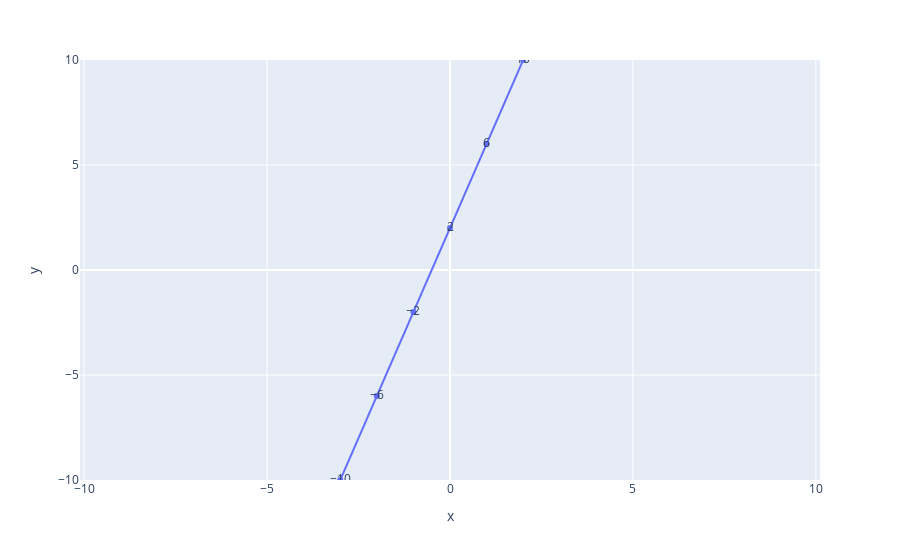

Notebook source saved alongside this figure:
### Code cell
df = pd.DataFrame({'x':x_data_pts, 'y':y})
fig = px.line(df, x='x', y='y', text='y')
fig.update_traces(texttemplate="%{y}")
fig.update_yaxes(range=[-10, 10])
fig.show()

### Figure 1 — Plotly figure (JSON) as saved in the notebook; plotly's stock layout.template omitted (floating-point values rounded to 4 significant figures)
{"data": [{"hovertemplate": "x=%{x}<br>y=%{text}<extra></extra>", "legendgroup": "", "line": {"color": "#636efa", "dash": "solid"}, "marker": {"symbol": "circle"}, "mode": "lines+text+markers", "name": "", "orientation": "v", "showlegend": false, "text": [-34, -30, -26, -22, -18, -14, -10, -6, -2, 2, 6, 10, 14, 18, 22, 26, 30, 34, 38], "texttemplate": "%{y}", "type": "scatter", "x": [-9, -8, -7, -6, -5, -4, -3, -2, -1, 0, 1, 2, 3, 4, 5, 6, 7, 8, 9], "xaxis": "x", "y": [-34, -30, -26, -22, -18, -14, -10, -6, -2, 2, 6, 10, 14, 18, 22, 26, 30, 34, 38], "yaxis": "y"}], "layout": {"legend": {"tracegroupgap": 0}, "margin": {"t": 60}, "xaxis": {"anchor": "y", "domain": [0, 1], "title": {"text": "x"}}, "yaxis": {"anchor": "x", "domain": [0, 1], "range": [-10, 10], "title": {"text": "y"}}}}
